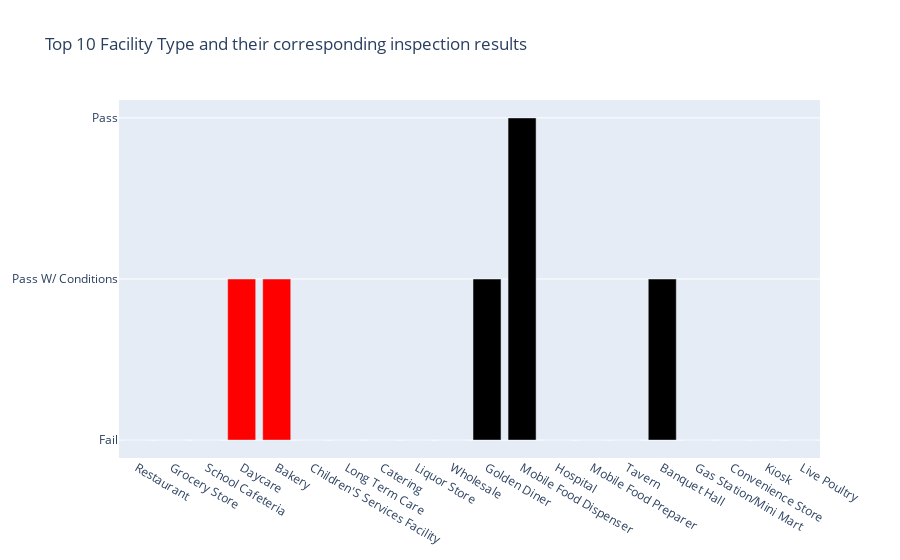

Here is the notebook cell this chart was saved with:
### Code cell
#Analysis of top 20 facility and their results.

high_risk = establishments_dimension[establishments_dimension.Risk=='Risk 1 (High)']
high_risk.head()

data = [
    go.Bar(
        x = establishments_dimension['Facility_Type'].value_counts()[:20].keys().tolist(),
        y = inspections_fact['Results'],
        marker = dict(
            color = [
                'rgb(0,100, 0)', 
                'rgb(0,100, 0)',
                'rgb(255, 0, 0)',
                'rgb(255, 0, 0)',
                'rgb(255, 0, 0)'
            ]
        )
    )
]

layout = go.Layout(
    title = 'Top 10 Facility Type and their corresponding inspection results',
)

fig = go.Figure(data = data, layout = layout)
iplot(fig, filename = 'highrisk')

### Figure 1 — Plotly figure (JSON) as saved in the notebook; plotly's stock layout.template omitted (floating-point values rounded to 4 significant figures; data arrays with more than 128 entries replaced by an {"elided": "..."} marker saying what was removed)
{"data": [{"marker": {"color": ["rgb(0,100, 0)", "rgb(0,100, 0)", "rgb(255, 0, 0)", "rgb(255, 0, 0)", "rgb(255, 0, 0)"]}, "type": "bar", "x": ["Restaurant", "Grocery Store", "School Cafeteria", "Daycare", "Bakery", "Children'S Services Facility", "Long Term Care", "Catering", "Liquor Store", "Wholesale", "Golden Diner", "Mobile Food Dispenser", "Hospital", "Mobile Food Preparer", "Tavern", "Banquet Hall", "Gas Station/Mini Mart", "Convenience Store", "Kiosk", "Live Poultry"], "y": {"elided": "114571 str values"}}], "layout": {"title": {"text": "Top 10 Facility Type and their corresponding inspection results"}}}
